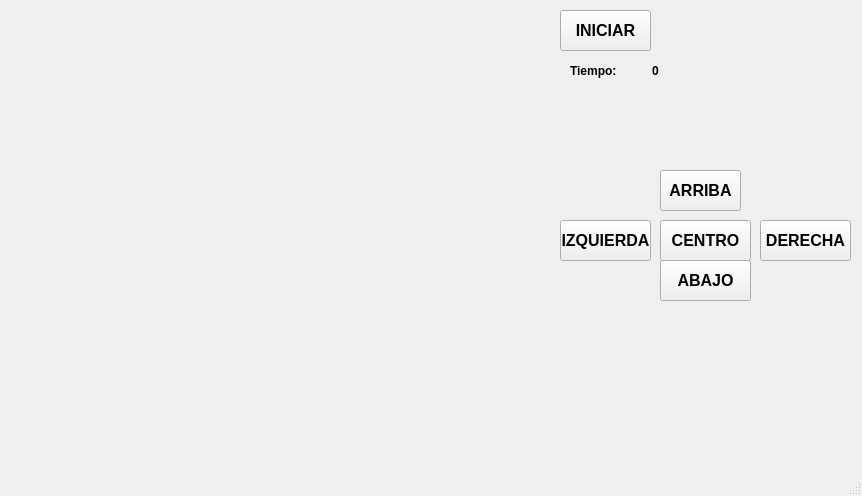
<?xml version="1.0" encoding="UTF-8"?>
<ui version="4.0">
 <class>MainWindow</class>
 <widget class="QMainWindow" name="MainWindow">
  <property name="geometry">
   <rect>
    <x>0</x>
    <y>0</y>
    <width>862</width>
    <height>496</height>
   </rect>
  </property>
  <property name="windowTitle">
   <string>MainWindow</string>
  </property>
  <widget class="QWidget" name="centralwidget">
   <widget class="QWidget" name="verticalLayoutWidget">
    <property name="geometry">
     <rect>
      <x>40</x>
      <y>0</y>
      <width>501</width>
      <height>441</height>
     </rect>
    </property>
    <layout class="QVBoxLayout" name="verticalLayout"/>
   </widget>
   <widget class="QPushButton" name="btn_action">
    <property name="geometry">
     <rect>
      <x>560</x>
      <y>10</y>
      <width>91</width>
      <height>41</height>
     </rect>
    </property>
    <property name="font">
     <font>
      <pointsize>12</pointsize>
      <bold>true</bold>
     </font>
    </property>
    <property name="text">
     <string>INICIAR</string>
    </property>
   </widget>
   <widget class="QPushButton" name="btn_arriba">
    <property name="geometry">
     <rect>
      <x>660</x>
      <y>170</y>
      <width>81</width>
      <height>41</height>
     </rect>
    </property>
    <property name="font">
     <font>
      <pointsize>12</pointsize>
      <bold>true</bold>
     </font>
    </property>
    <property name="text">
     <string>ARRIBA</string>
    </property>
   </widget>
   <widget class="QPushButton" name="btn_izquierda">
    <property name="geometry">
     <rect>
      <x>560</x>
      <y>220</y>
      <width>91</width>
      <height>41</height>
     </rect>
    </property>
    <property name="font">
     <font>
      <pointsize>12</pointsize>
      <bold>true</bold>
     </font>
    </property>
    <property name="text">
     <string>IZQUIERDA</string>
    </property>
   </widget>
   <widget class="QPushButton" name="btn_abajo">
    <property name="geometry">
     <rect>
      <x>660</x>
      <y>260</y>
      <width>91</width>
      <height>41</height>
     </rect>
    </property>
    <property name="font">
     <font>
      <pointsize>12</pointsize>
      <bold>true</bold>
     </font>
    </property>
    <property name="text">
     <string>ABAJO</string>
    </property>
   </widget>
   <widget class="QPushButton" name="btn_derecha">
    <property name="geometry">
     <rect>
      <x>760</x>
      <y>220</y>
      <width>91</width>
      <height>41</height>
     </rect>
    </property>
    <property name="font">
     <font>
      <pointsize>12</pointsize>
      <bold>true</bold>
     </font>
    </property>
    <property name="text">
     <string>DERECHA</string>
    </property>
   </widget>
   <widget class="QPushButton" name="btn_centro">
    <property name="geometry">
     <rect>
      <x>660</x>
      <y>220</y>
      <width>91</width>
      <height>41</height>
     </rect>
    </property>
    <property name="font">
     <font>
      <pointsize>12</pointsize>
      <bold>true</bold>
     </font>
    </property>
    <property name="text">
     <string>CENTRO</string>
    </property>
   </widget>
   <widget class="QLabel" name="label">
    <property name="geometry">
     <rect>
      <x>570</x>
      <y>60</y>
      <width>51</width>
      <height>21</height>
     </rect>
    </property>
    <property name="font">
     <font>
      <bold>true</bold>
     </font>
    </property>
    <property name="text">
     <string>Tiempo:</string>
    </property>
   </widget>
   <widget class="QLabel" name="txt_tiempo">
    <property name="geometry">
     <rect>
      <x>630</x>
      <y>60</y>
      <width>51</width>
      <height>21</height>
     </rect>
    </property>
    <property name="font">
     <font>
      <bold>true</bold>
     </font>
    </property>
    <property name="text">
     <string>0</string>
    </property>
    <property name="alignment">
     <set>Qt::AlignCenter</set>
    </property>
   </widget>
  </widget>
  <widget class="QMenuBar" name="menubar">
   <property name="geometry">
    <rect>
     <x>0</x>
     <y>0</y>
     <width>862</width>
     <height>24</height>
    </rect>
   </property>
  </widget>
  <widget class="QStatusBar" name="statusbar"/>
 </widget>
 <resources/>
 <connections/>
</ui>
